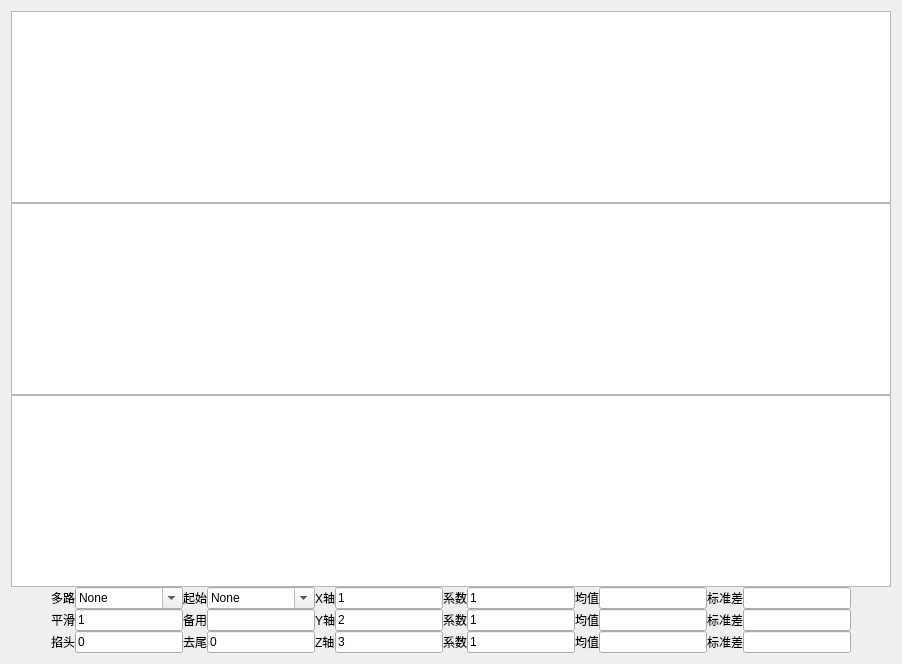
      <widget class="QWidget" name="tab_6">
       <attribute name="title">
        <string>绘图</string>
       </attribute>
       <layout class="QGridLayout" name="gridLayout_9">
        <property name="horizontalSpacing">
         <number>7</number>
        </property>
        <property name="verticalSpacing">
         <number>0</number>
        </property>
        <item row="1" column="0">
         <widget class="GraphicsLayoutWidget" name="graphicsView_gyr_Y"/>
        </item>
        <item row="5" column="0">
         <layout class="QGridLayout" name="gridLayout_5">
          <item row="0" column="5">
           <widget class="QLabel" name="label_15">
            <property name="text">
             <string>X轴</string>
            </property>
           </widget>
          </item>
          <item row="1" column="6">
           <widget class="QLineEdit" name="lineEdit_inside_plot_axis2">
            <property name="text">
             <string>2</string>
            </property>
           </widget>
          </item>
          <item row="2" column="7">
           <widget class="QLabel" name="label_27">
            <property name="text">
             <string>系数</string>
            </property>
           </widget>
          </item>
          <item row="2" column="8">
           <widget class="QLineEdit" name="lineEdit_inside_plot_para3">
            <property name="text">
             <string>1</string>
            </property>
           </widget>
          </item>
          <item row="2" column="5">
           <widget class="QLabel" name="label_25">
            <property name="text">
             <string>Z轴</string>
            </property>
           </widget>
          </item>
          <item row="0" column="3">
           <widget class="QLabel" name="label_26">
            <property name="text">
             <string>起始</string>
            </property>
           </widget>
          </item>
          <item row="1" column="12">
           <widget class="QLineEdit" name="lineEdit_inside_plot_stds2">
            <property name="text">
             <string/>
            </property>
           </widget>
          </item>
          <item row="0" column="4">
           <widget class="QComboBox" name="comboBox_plot_beginAxis">
            <property name="editable">
             <bool>true</bool>
            </property>
            <item>
             <property name="text">
              <string>None</string>
             </property>
            </item>
           </widget>
          </item>
          <item row="2" column="6">
           <widget class="QLineEdit" name="lineEdit_inside_plot_axis3">
            <property name="text">
             <string>3</string>
            </property>
           </widget>
          </item>
          <item row="1" column="9">
           <widget class="QLabel" name="label_28">
            <property name="text">
             <string>均值</string>
            </property>
           </widget>
          </item>
          <item row="1" column="7">
           <widget class="QLabel" name="label_17">
            <property name="text">
             <string>系数</string>
            </property>
           </widget>
          </item>
          <item row="1" column="8">
           <widget class="QLineEdit" name="lineEdit_inside_plot_para2">
            <property name="text">
             <string>1</string>
            </property>
           </widget>
          </item>
          <item row="0" column="11">
           <widget class="QLabel" name="label_29">
            <property name="text">
             <string>标准差</string>
            </property>
           </widget>
          </item>
          <item row="0" column="2">
           <widget class="QComboBox" name="comboBox_plot_choiceTab">
            <property name="sizePolicy">
             <sizepolicy hsizetype="Expanding" vsizetype="Fixed">
              <horstretch>0</horstretch>
              <verstretch>0</verstretch>
             </sizepolicy>
            </property>
            <property name="editable">
             <bool>true</bool>
            </property>
            <item>
             <property name="text">
              <string>None</string>
             </property>
            </item>
           </widget>
          </item>
          <item row="0" column="12">
           <widget class="QLineEdit" name="lineEdit_inside_plot_stds1">
            <property name="text">
             <string/>
            </property>
           </widget>
          </item>
          <item row="0" column="7">
           <widget class="QLabel" name="label_20">
            <property name="text">
             <string>系数</string>
            </property>
           </widget>
          </item>
          <item row="1" column="5">
           <widget class="QLabel" name="label_22">
            <property name="text">
             <string>Y轴</string>
            </property>
           </widget>
          </item>
          <item row="1" column="10">
           <widget class="QLineEdit" name="lineEdit_inside_plot_mean2">
            <property name="text">
             <string/>
            </property>
           </widget>
          </item>
          <item row="0" column="1">
           <widget class="QLabel" name="label_35">
            <property name="text">
             <string>多路</string>
            </property>
           </widget>
          </item>
          <item row="2" column="10">
           <widget class="QLineEdit" name="lineEdit_inside_plot_mean3">
            <property name="text">
             <string/>
            </property>
           </widget>
          </item>
          <item row="0" column="8">
           <widget class="QLineEdit" name="lineEdit_inside_plot_para1">
            <property name="text">
             <string>1</string>
            </property>
           </widget>
          </item>
          <item row="1" column="0">
           <spacer name="horizontalSpacer">
            <property name="orientation">
             <enum>Qt::Horizontal</enum>
            </property>
            <property name="sizeHint" stdset="0">
             <size>
              <width>40</width>
              <height>20</height>
             </size>
            </property>
           </spacer>
          </item>
          <item row="2" column="11">
           <widget class="QLabel" name="label_18">
            <property name="text">
             <string>标准差</string>
            </property>
           </widget>
          </item>
          <item row="2" column="12">
           <widget class="QLineEdit" name="lineEdit_inside_plot_stds3">
            <property name="text">
             <string/>
            </property>
           </widget>
          </item>
          <item row="0" column="9">
           <widget class="QLabel" name="label_19">
            <property name="text">
             <string>均值</string>
            </property>
           </widget>
          </item>
          <item row="1" column="11">
           <widget class="QLabel" name="label_23">
            <property name="text">
             <string>标准差</string>
            </property>
           </widget>
          </item>
          <item row="2" column="9">
           <widget class="QLabel" name="label_24">
            <property name="text">
             <string>均值</string>
            </property>
           </widget>
          </item>
          <item row="0" column="10">
           <widget class="QLineEdit" name="lineEdit_inside_plot_mean1">
            <property name="text">
             <string/>
            </property>
           </widget>
          </item>
          <item row="0" column="6">
           <widget class="QLineEdit" name="lineEdit_inside_plot_axis1">
            <property name="text">
             <string>1</string>
            </property>
           </widget>
          </item>
          <item row="1" column="13">
           <spacer name="horizontalSpacer_2">
            <property name="orientation">
             <enum>Qt::Horizontal</enum>
            </property>
            <property name="sizeHint" stdset="0">
             <size>
              <width>40</width>
              <height>20</height>
             </size>
            </property>
           </spacer>
          </item>
          <item row="2" column="1">
           <widget class="QLabel" name="label_16">
            <property name="text">
             <string>掐头</string>
            </property>
           </widget>
          </item>
          <item row="2" column="2">
           <widget class="QLineEdit" name="lineEdit_plot_skipcount">
            <property name="text">
             <string>0</string>
            </property>
           </widget>
          </item>
          <item row="2" column="3">
           <widget class="QLabel" name="label_40">
            <property name="text">
             <string>去尾</string>
            </property>
           </widget>
          </item>
          <item row="2" column="4">
           <widget class="QLineEdit" name="lineEdit_plot_endcoun">
            <property name="text">
             <string>0</string>
            </property>
           </widget>
          </item>
          <item row="1" column="1">
           <widget class="QLabel" name="label_21">
            <property name="text">
             <string>平滑</string>
            </property>
           </widget>
          </item>
          <item row="1" column="2">
           <widget class="QLineEdit" name="lineEdit_plot_rolling">
            <property name="text">
             <string>1</string>
            </property>
           </widget>
          </item>
          <item row="1" column="3">
           <widget class="QLabel" name="label_37">
            <property name="text">
             <string>备用</string>
            </property>
           </widget>
          </item>
          <item row="1" column="4">
           <widget class="QLineEdit" name="lineEdit_plot_skipcount_4">
            <property name="text">
             <string/>
            </property>
           </widget>
          </item>
         </layout>
        </item>
        <item row="3" column="0">
         <widget class="GraphicsLayoutWidget" name="graphicsView_gyr_Z">
          <property name="acceptDrops">
           <bool>false</bool>
          </property>
          <property name="autoFillBackground">
           <bool>false</bool>
          </property>
         </widget>
        </item>
        <item row="0" column="0">
         <widget class="GraphicsLayoutWidget" name="graphicsView_gyr_X"/>
        </item>
       </layout>
      </widget>
